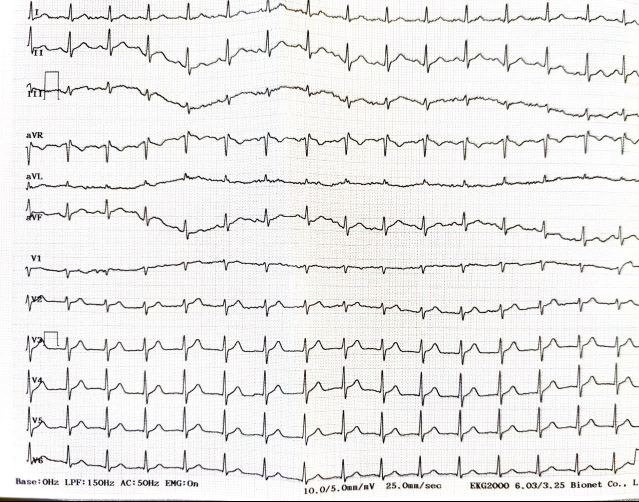
#> input picture examples/photo_243@16-07-2026_13-40-55.jpg, 1278 x 1003 px (shown at 1/2 size)
$ python -i gridscan.py   (imports and definitions only)
#> lines starting #> are read from the running program, lines starting #| are printed output that depends on the picture; after the words box and inside, x2 and y2 are one past the last pixel; in counts of white or black regions, pixels touching at a corner belong together
#> further down, picture is the input picture: shape (1003, 1278, 3); mean B, G, R 234.3, 235.2, 236
"""Standalone millimetre-grid scanner, run at the source resolution.

The grid may be printed as thin continuous rulings, as a lattice of dots, as
rulings in one direction only, or it may be absent altogether - a plain trace on
white paper is a legitimate input. Those look quite different to a line
detector, so this scanner does not look for lines at all. It measures
*periodicity*, which dots and rulings share: the pitch is whatever repeats.

The measurement is an autocorrelation along each axis, averaged over every line
of a tile. That averaging is the whole trick. A printed mesh only a few grey
levels deep is invisible in any single line, but it repeats identically on all
of them, so hundreds of per-line autocorrelations add it coherently while the
trace and the sensor noise average away. A dotted grid works for the same
reason: only the lines that pass through a row of dots carry the period, and
those add while the rest contribute noise.

A two-dimensional transform of the same tile was tried first and is not good
enough. Measured on a real sheet, the true grid frequency stood at z = 1.5
against a noise floor of z = 3.5 - the peak was there, but buried, because one
2-D transform cannot average across lines the way this does. The spectrum is
still used, but only for what it *is* reliable at: locating the dominant
direction, so a mesh rotated relative to the page can be straightened per tile
before it is measured.

"No grid" is a real answer here rather than a detector quietly returning noise:
a pitch is only reported when a peak clears the prominence floor *and* its
harmonics are present, which an accidental peak's are not.

The image is processed in overlapping tiles. That keeps memory bounded on a
40-megapixel photograph, and it makes the pitch a *local* measurement, so a
curled or perspective-distorted sheet reports its true variation across the page
rather than one averaged pitch that fits nowhere.
"""

from __future__ import annotations

import math
from collections.abc import Iterator
from dataclasses import dataclass, field, replace

import cv2
import numpy as np

# Millimetre pitches worth searching for, in pixels. Below about three pixels a
# grid is indistinguishable from sensor noise; above a hundred it would imply a
# crop of a couple of centimetres rather than a sheet.
MIN_PERIOD_PX = 3.0
MAX_PERIOD_PX = 100.0
# A square grid has one pitch. Axes further apart than this are not a millimetre
# grid, whatever else they may be.
MAX_AXIS_RATIO = 1.25


@dataclass(frozen=True)
class GridScanConfig:
    tile_px: int = 512
    overlap: float = 0.25
    min_period_px: float = MIN_PERIOD_PX
    max_period_px: float = MAX_PERIOD_PX
    # Tiles whose ink is this sparse carry nothing to measure - blank margin,
    # or the empty half of a sheet.
    min_ink_fraction: float = 0.002
    max_tiles: int = 400
    # Autocorrelation prominence a peak must reach to be a candidate pitch.
    min_prominence: float = 0.05
    # How far off square the mesh may be and still be straightened per tile.
    rotation_search_deg: float = 8.0


DEFAULT_SCAN_CONFIG = GridScanConfig()


@dataclass(frozen=True)
class TileGrid:
    """What one tile of the sheet says about the grid."""

    left: int
    top: int
    width: int
    height: int
    period_x_px: float = 0.0
    period_y_px: float = 0.0
    angle_deg: float = 0.0
    strength: float = 0.0
    kind: str = "absent"

    @property
    def present(self) -> bool:
        return self.kind not in {"absent", "blank"}

    @property
    def measurable(self) -> bool:
        """Whether the tile carried enough ink for the question to mean anything."""
        return self.kind != "blank"

    @property
    def centre(self) -> tuple[float, float]:
        return self.left + self.width / 2.0, self.top + self.height / 2.0


@dataclass(frozen=True)
class GridScan:
    """The scanner's verdict for a whole image."""

    image_size: tuple[int, int]
    tiles: tuple[TileGrid, ...] = field(default_factory=tuple)
    present: bool = False
    probability: float = 0.0
    period_x_px: float = 0.0
    period_y_px: float = 0.0
    angle_deg: float = 0.0
    kind: str = "absent"
    coverage: float = 0.0
    consistency: float = 0.0
    blank_tiles: int = 0
    # Offset of the first ruling from the image edge, in pixels. Without this
    # the pitch alone cannot say *where* the lines are.
    phase_x_px: float = 0.0
    phase_y_px: float = 0.0
    note: str = ""

    # [24 lines left out: functions px_per_mm, confidence, summary, not called in this run]


# ---------------------------------------------------------------------------
# Ink extraction
# ---------------------------------------------------------------------------


def grid_ink(tile: np.ndarray) -> np.ndarray:
    """Paper-corrected ink with the pen strokes flattened out.

    The grid is far fainter than the trace, so the trace would dominate the
    spectrum and its beat interval could be mistaken for a pitch. Clipping ink
    above a high percentile turns every pen stroke into the same constant, which
    contributes to the zero frequency and nowhere else.
    """
    gray = tile if tile.ndim == 2 else cv2.cvtColor(tile, cv2.COLOR_BGR2GRAY)
    kernel = cv2.getStructuringElement(cv2.MORPH_RECT, (15, 15))
    background = cv2.morphologyEx(gray, cv2.MORPH_CLOSE, kernel)
    ink = cv2.subtract(background, gray).astype(np.float32)
    cap = max(float(np.percentile(ink, 90)), 2.0)
    return np.minimum(ink, cap)


# ---------------------------------------------------------------------------
# Spectral peak finding
# ---------------------------------------------------------------------------


def _power_spectrum(ink: np.ndarray) -> np.ndarray:
    """Centred log power spectrum of a windowed tile."""
    rows, columns = ink.shape
    centred = ink - float(ink.mean())
    # A Hann window stops the tile edges from smearing a cross through the
    # spectrum, which would otherwise look exactly like an axis-aligned grid.
    window = np.outer(np.hanning(rows), np.hanning(columns)).astype(np.float32)
    spectrum = np.fft.fftshift(np.fft.fft2(centred * window))
    return np.log1p(np.abs(spectrum).astype(np.float32))


def _radius_mask(shape: tuple[int, int], low: float, high: float) -> np.ndarray:
    """Frequencies whose period falls inside the accepted range."""
    rows, columns = shape
    fy = np.fft.fftshift(np.fft.fftfreq(rows))[:, None]
    fx = np.fft.fftshift(np.fft.fftfreq(columns))[None, :]
    radius = np.sqrt(fy * fy + fx * fx)
    with np.errstate(divide="ignore"):
        period = np.where(radius > 0, 1.0 / np.maximum(radius, 1e-12), np.inf)
    return (period >= low) & (period <= high)


def _peak_prominence_map(spectrum: np.ndarray) -> np.ndarray:
    """How far each frequency stands above its own neighbourhood, in sigmas."""
    background = cv2.medianBlur(spectrum, 5)
    residual = spectrum - background
    spread = float(np.std(residual))
    if spread <= 1e-6:
        return np.zeros_like(residual)
    return residual / spread


def _find_peaks(
    prominence: np.ndarray,
    mask: np.ndarray,
    threshold: float,
    count: int = 6,
) -> list[tuple[float, float, float]]:
    """Strongest distinct frequencies, as (fy, fx, z) in cycles per pixel."""
    rows, columns = prominence.shape
    fy_axis = np.fft.fftshift(np.fft.fftfreq(rows))
    fx_axis = np.fft.fftshift(np.fft.fftfreq(columns))
    working = np.where(mask, prominence, -np.inf)

    # Suppress a neighbourhood around each pick so one broad peak is not
    # reported several times over.
    radius = max(2, min(rows, columns) // 64)
    peaks: list[tuple[float, float, float]] = []
    for _ in range(count * 2):
        index = int(np.argmax(working))
        row, column = divmod(index, columns)
        z = float(working[row, column])
        if not np.isfinite(z) or z < threshold:
            break
        fy, fx = float(fy_axis[row]), float(fx_axis[column])
        # The spectrum is symmetric; keep one half so a peak and its mirror are
        # not counted as two directions.
        if fx > 0 or (abs(fx) < 1e-12 and fy >= 0):
            peaks.append((fy, fx, z))
        working[
            max(0, row - radius) : row + radius + 1,
            max(0, column - radius) : column + radius + 1,
        ] = -np.inf
        if len(peaks) >= count:
            break
    return peaks


def _direction(fy: float, fx: float) -> tuple[float, float]:
    """Period in pixels and direction in degrees for one spectral peak."""
    radius = math.hypot(fy, fx)
    if radius <= 0:
        return 0.0, 0.0
    return 1.0 / radius, math.degrees(math.atan2(fy, fx))


def _axis_autocorrelation(ink: np.ndarray, axis: int, max_lag: int) -> np.ndarray:
    """Autocorrelation along one axis, averaged over every line of the tile.

    This, and not a two-dimensional transform of the tile, is what makes a grid
    only a few grey levels deep measurable. The mesh repeats identically on
    every line, so averaging hundreds of per-line autocorrelations adds it
    coherently while the trace and the noise average away. A single 2-D spectrum
    of the same tile buries the grid peak: measured on a real sheet it stood at
    z=1.5 against a noise floor of z=3.5, while this recovers it cleanly.

    It works on a dotted grid for the same reason. Only the lines that pass
    through a row of dots carry the period, but those add coherently and the
    rest contribute nothing but noise.
    """
    lines = ink if axis == 1 else ink.T
    length = lines.shape[1]
    if length < max_lag * 2:
        return np.zeros(0, dtype=np.float32)
    window = max(3, int(max_lag) | 1)
    trend = cv2.blur(lines, (window, 1), borderType=cv2.BORDER_REPLICATE)
    centred = lines - trend
    padded = 1 << int(math.ceil(math.log2(length * 2)))
    spectrum = np.fft.rfft(centred, n=padded, axis=1)
    power = (spectrum * np.conjugate(spectrum)).real.mean(axis=0)
    correlation = np.fft.irfft(power, n=padded)
    if correlation[0] <= 0:
        return np.zeros(0, dtype=np.float32)
    return (correlation[: max_lag + 1] / correlation[0]).astype(np.float32)


def _peak_prominence(correlation: np.ndarray, lag: int, half: int) -> float:
    if lag <= 0 or lag + 1 >= correlation.size:
        return 0.0
    value = correlation[lag]
    if value < correlation[lag - 1] or value < correlation[lag + 1]:
        return 0.0
    left = correlation[max(0, lag - half) : lag]
    right = correlation[lag + 1 : lag + 1 + half]
    if left.size == 0 or right.size == 0:
        return 0.0
    return float(value - (float(left.min()) + float(right.min())) / 2.0)


def _harmonic_score(correlation: np.ndarray, lag: int, half: int, orders: int = 3) -> float:
    """Weakest of the first few harmonics of a candidate period.

    A printed grid repeats at its pitch and at every multiple of it, so the
    weakest harmonic discriminates: an accidental peak has nothing at three
    times its lag, however tall it happens to be.
    """
    values: list[float] = []
    for order in range(1, orders + 1):
        target = order * lag
        offsets = [o for o in (target - 1, target, target + 1) if 0 < o < correlation.size - 1]
        if not offsets:
            break
        values.append(max(_peak_prominence(correlation, o, half) for o in offsets))
    return min(values) if len(values) >= 2 else 0.0


def _fundamental(correlation: np.ndarray, config: GridScanConfig) -> tuple[float, float]:
    """The pitch: the fundamental of the strongest harmonic series."""
    if correlation.size < 8:
        return 0.0, 0.0
    low = max(2, int(math.floor(config.min_period_px)))
    high = min(int(math.ceil(config.max_period_px)), correlation.size - 2)
    if high <= low:
        return 0.0, 0.0
    half = max(2, low // 2 + 1)
    floor = config.min_prominence
    candidates = [
        lag for lag in range(low, high + 1) if _peak_prominence(correlation, lag, half) >= floor
    ]
    if not candidates:
        return 0.0, 0.0

    best = max(candidates, key=lambda lag: _harmonic_score(correlation, lag, half))
    if _harmonic_score(correlation, best, half) <= 0.0:
        return 0.0, 0.0
    # The strongest series may be a multiple of the pitch - the 5 mm block, or a
    # beat against the JPEG block grid. Whenever half of it is itself a genuine
    # peak, that half is the real pitch.
    while best // 2 >= low and _peak_prominence(correlation, best // 2, half) >= floor:
        best //= 2

    left, right = correlation[best - 1], correlation[best + 1]
    denominator = left - 2 * correlation[best] + right
    offset = 0.5 * (left - right) / denominator if denominator else 0.0
    return float(best) + float(np.clip(offset, -0.5, 0.5)), _peak_prominence(
        correlation, best, half
    )


def _tile_rotation(ink: np.ndarray, config: GridScanConfig) -> float:
    """Rotation of the mesh relative to the page, from the tile's spectrum.

    The two-dimensional spectrum is unreliable for *measuring* the pitch here,
    but it locates the dominant direction well enough to straighten the tile
    before the autocorrelation, which is what that measurement needs.
    """
    if config.rotation_search_deg <= 0:
        return 0.0
    spectrum = _power_spectrum(ink)
    mask = _radius_mask(spectrum.shape, config.min_period_px, config.max_period_px)
    if not mask.any():
        return 0.0
    peaks = _find_peaks(_peak_prominence_map(spectrum), mask, 1.5, count=4)
    if not peaks:
        return 0.0
    fy, fx, _z = peaks[0]
    _period, angle = _direction(fy, fx)
    rotation = ((angle + 45.0) % 90.0) - 45.0
    if abs(rotation) > config.rotation_search_deg:
        return 0.0
    return float(rotation)


def analyse_tile(tile: np.ndarray, config: GridScanConfig) -> TileGrid:
    """Measure the grid in one tile, or return ``None`` if there is nothing to measure."""
    ink = grid_ink(tile)
    if float(np.count_nonzero(ink > 1.0)) / max(ink.size, 1) < config.min_ink_fraction:
        # Blank paper. Reported as its own kind rather than dropped, so a margin
        # is never confused with a region that has ink but no grid.
        return TileGrid(0, 0, tile.shape[1], tile.shape[0], kind="blank")

    rotation = _tile_rotation(ink, config)
    if abs(rotation) > 0.2:
        height, width = ink.shape
        matrix = cv2.getRotationMatrix2D((width / 2, height / 2), rotation, 1.0)
        ink = cv2.warpAffine(
            ink, matrix, (width, height), flags=cv2.INTER_LINEAR, borderMode=cv2.BORDER_REFLECT
        )

    max_lag = int(min(config.max_period_px * 2 + 2, min(ink.shape) // 2))
    period_x, strength_x = _fundamental(_axis_autocorrelation(ink, 1, max_lag), config)
    period_y, strength_y = _fundamental(_axis_autocorrelation(ink, 0, max_lag), config)

    empty = TileGrid(0, 0, tile.shape[1], tile.shape[0], angle_deg=rotation)
    if period_x <= 0 and period_y <= 0:
        return empty

    if period_x > 0 and period_y > 0:
        ratio = max(period_x, period_y) / max(min(period_x, period_y), 1e-6)
        if ratio <= MAX_AXIS_RATIO:
            return TileGrid(
                0,
                0,
                tile.shape[1],
                tile.shape[0],
                period_x_px=period_x,
                period_y_px=period_y,
                angle_deg=rotation,
                strength=float(min(strength_x, strength_y)),
                kind="lattice",
            )
        # Two periodicities that are not a square grid - most often the lead-row
        # spacing masquerading as a ruling. Keep only the stronger direction.
        if strength_x >= strength_y:
            period_y, strength_y = 0.0, 0.0
        else:
            period_x, strength_x = 0.0, 0.0

    if period_x > 0:
        return TileGrid(
            0,
            0,
            tile.shape[1],
            tile.shape[0],
            period_x_px=period_x,
            angle_deg=rotation,
            strength=float(strength_x),
            kind="lines_x",
        )
    return TileGrid(
        0,
        0,
        tile.shape[1],
        tile.shape[0],
        period_y_px=period_y,
        angle_deg=rotation,
        strength=float(strength_y),
        kind="lines_y",
    )


# ---------------------------------------------------------------------------
# Tiling
# ---------------------------------------------------------------------------


def iter_tiles(
    height: int,
    width: int,
    config: GridScanConfig,
) -> Iterator[tuple[int, int, int, int]]:
    """Overlapping tile rectangles covering the image."""
    size = max(64, int(config.tile_px))
    if height <= size and width <= size:
        yield 0, 0, width, height
        return
    step = max(32, int(size * (1.0 - min(max(config.overlap, 0.0), 0.75))))
    tops = list(range(0, max(1, height - size + 1), step))
    lefts = list(range(0, max(1, width - size + 1), step))
    if tops[-1] + size < height:
        tops.append(max(0, height - size))
    if lefts[-1] + size < width:
        lefts.append(max(0, width - size))
    for top in tops:
        for left in lefts:
            yield left, top, min(size, width - left), min(size, height - top)


def scan_grid(image: np.ndarray, config: GridScanConfig = DEFAULT_SCAN_CONFIG) -> GridScan:
    """Detect the millimetre grid across a full-resolution image."""
    if image is None or image.size == 0:
        return GridScan(image_size=(0, 0), note="empty image")
    height, width = image.shape[:2]
    gray = image if image.ndim == 2 else cv2.cvtColor(image, cv2.COLOR_BGR2GRAY)

    rectangles = list(iter_tiles(height, width, config))
    if len(rectangles) > config.max_tiles:
        # Keep the budget by sampling evenly rather than by shrinking the tiles,
        # which would cost frequency resolution exactly where it is needed.
        stride = int(math.ceil(len(rectangles) / config.max_tiles))
        rectangles = rectangles[::stride]

    tiles: list[TileGrid] = []
    for left, top, tile_width, tile_height in rectangles:
        patch = gray[top : top + tile_height, left : left + tile_width]
        if patch.shape[0] < 32 or patch.shape[1] < 32:
            continue
        measured = analyse_tile(patch, config)
        tiles.append(
            TileGrid(
                left=left,
                top=top,
                width=tile_width,
                height=tile_height,
                period_x_px=measured.period_x_px,
                period_y_px=measured.period_y_px,
                angle_deg=measured.angle_deg,
                strength=measured.strength,
                kind=measured.kind,
            )
        )
#> this loop made 9 passes
#> pass 1, in scan_grid, `patch = gray[top : top + tile_height, left : left + tile_width]`:
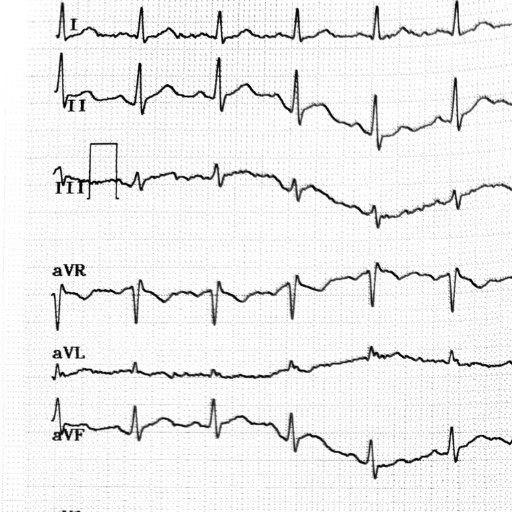
#> patch: shape (512, 512); min 0, max 255, mean 237.4
#> pass 1, in grid_ink, `background = cv2.morphologyEx(gray, cv2.MORPH_CLOSE, kernel)`:
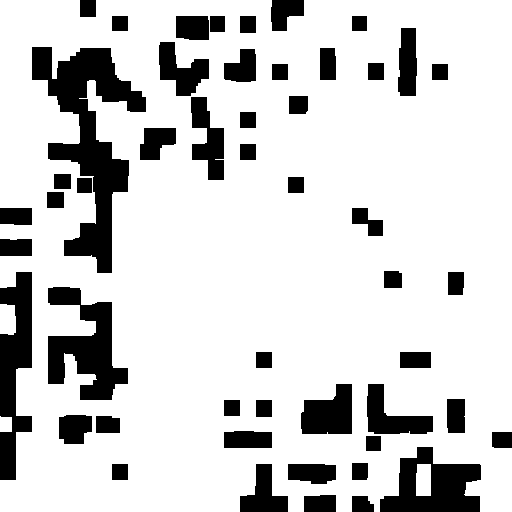
#> background: shape (512, 512); values 254 (black) and 255 (white), 81.7% white; 50 black regions, largest, box (x1, y1, x2, y2) and area: (32, 47, 146, 273) 9462, (48, 287, 128, 400) 4693, (0, 272, 32, 480) 4230
#> pass 1, in grid_ink, `ink = cv2.subtract(background, gray).astype(np.float32)`:
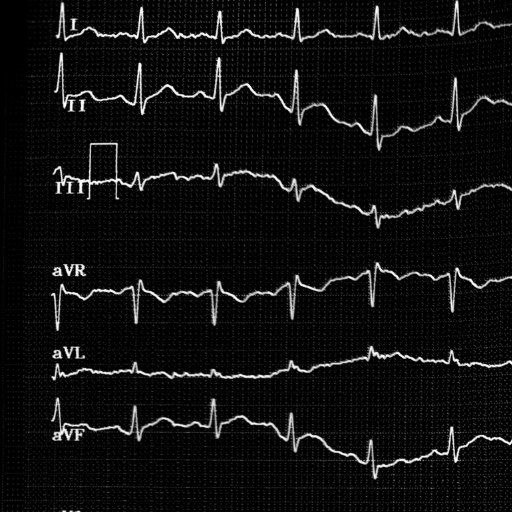
#> ink: shape (512, 512) float32; min 0, max 255, mean 17.4
#> (the rest of the program and of its run is left out)
